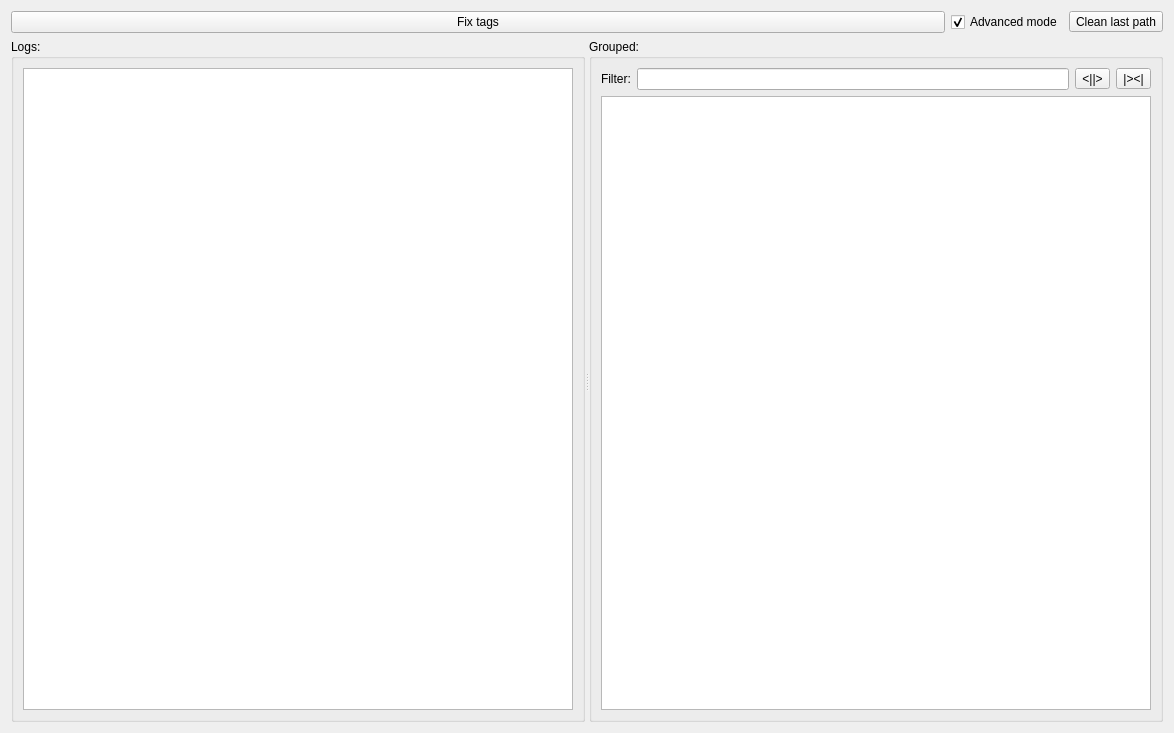
<?xml version="1.0" encoding="UTF-8"?>
<ui version="4.0">
 <class>TagSpaceTool</class>
 <widget class="QWidget" name="TagSpaceTool">
  <property name="geometry">
   <rect>
    <x>0</x>
    <y>0</y>
    <width>1174</width>
    <height>733</height>
   </rect>
  </property>
  <property name="windowTitle">
   <string>Tag space tool</string>
  </property>
  <property name="windowIcon">
   <iconset resource="../resources.qrc">
    <normaloff>:/icons/icons/main.jpg</normaloff>:/icons/icons/main.jpg
   </iconset>
  </property>
  <layout class="QVBoxLayout" name="verticalLayout_3">
   <item>
    <layout class="QHBoxLayout" name="horizontalLayout">
     <item>
      <widget class="QPushButton" name="fixButton">
       <property name="text">
        <string>Fix tags</string>
       </property>
      </widget>
     </item>
     <item>
      <widget class="QCheckBox" name="advancedMode">
       <property name="sizePolicy">
        <sizepolicy hsizetype="Maximum" vsizetype="Fixed">
         <horstretch>0</horstretch>
         <verstretch>0</verstretch>
        </sizepolicy>
       </property>
       <property name="text">
        <string>Advanced mode</string>
       </property>
       <property name="checked">
        <bool>true</bool>
       </property>
       <property name="tristate">
        <bool>true</bool>
       </property>
      </widget>
     </item>
     <item>
      <widget class="QToolButton" name="resetButton">
       <property name="text">
        <string>Clean last path</string>
       </property>
      </widget>
     </item>
    </layout>
   </item>
   <item>
    <widget class="QSplitter" name="splitter">
     <property name="sizePolicy">
      <sizepolicy hsizetype="Expanding" vsizetype="Expanding">
       <horstretch>0</horstretch>
       <verstretch>0</verstretch>
      </sizepolicy>
     </property>
     <property name="orientation">
      <enum>Qt::Horizontal</enum>
     </property>
     <widget class="QGroupBox" name="groupTextEdit">
      <property name="title">
       <string>Logs:</string>
      </property>
      <layout class="QVBoxLayout" name="verticalLayout">
       <item>
        <widget class="QTextEdit" name="textEdit">
         <property name="sizePolicy">
          <sizepolicy hsizetype="Expanding" vsizetype="MinimumExpanding">
           <horstretch>0</horstretch>
           <verstretch>0</verstretch>
          </sizepolicy>
         </property>
         <property name="lineWrapMode">
          <enum>QTextEdit::NoWrap</enum>
         </property>
         <property name="readOnly">
          <bool>true</bool>
         </property>
        </widget>
       </item>
      </layout>
     </widget>
     <widget class="QGroupBox" name="groupTreeView">
      <property name="title">
       <string>Grouped:</string>
      </property>
      <layout class="QVBoxLayout" name="verticalLayout_2">
       <item>
        <layout class="QHBoxLayout" name="horizontalLayout_2">
         <item>
          <widget class="QLabel" name="label">
           <property name="text">
            <string>Filter:</string>
           </property>
          </widget>
         </item>
         <item>
          <widget class="QLineEdit" name="filterLine">
           <property name="clearButtonEnabled">
            <bool>true</bool>
           </property>
          </widget>
         </item>
         <item>
          <widget class="QToolButton" name="expandButton">
           <property name="text">
            <string>&lt;||&gt;</string>
           </property>
          </widget>
         </item>
         <item>
          <widget class="QToolButton" name="colapseButton">
           <property name="text">
            <string>|&gt;&lt;|</string>
           </property>
          </widget>
         </item>
        </layout>
       </item>
       <item>
        <widget class="QTreeView" name="treeView">
         <attribute name="headerVisible">
          <bool>false</bool>
         </attribute>
        </widget>
       </item>
      </layout>
     </widget>
    </widget>
   </item>
  </layout>
 </widget>
 <resources>
  <include location="../resources.qrc"/>
 </resources>
 <connections>
  <connection>
   <sender>expandButton</sender>
   <signal>clicked()</signal>
   <receiver>treeView</receiver>
   <slot>expandAll()</slot>
   <hints>
    <hint type="sourcelabel">
     <x>1084</x>
     <y>84</y>
    </hint>
    <hint type="destinationlabel">
     <x>1028</x>
     <y>202</y>
    </hint>
   </hints>
  </connection>
  <connection>
   <sender>colapseButton</sender>
   <signal>clicked()</signal>
   <receiver>treeView</receiver>
   <slot>collapseAll()</slot>
   <hints>
    <hint type="sourcelabel">
     <x>1126</x>
     <y>84</y>
    </hint>
    <hint type="destinationlabel">
     <x>1117</x>
     <y>156</y>
    </hint>
   </hints>
  </connection>
 </connections>
</ui>
